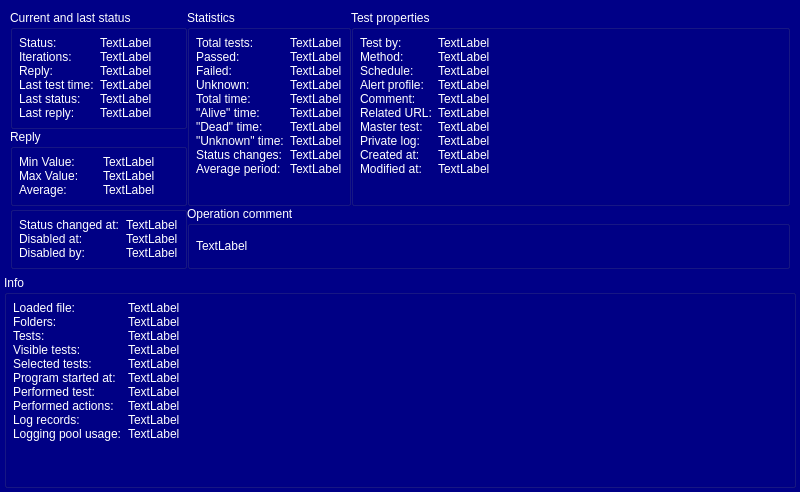
<?xml version="1.0" encoding="UTF-8"?>
<ui version="4.0">
 <class>MainInfoPaneWidget</class>
 <widget class="QWidget" name="MainInfoPaneWidget">
  <property name="geometry">
   <rect>
    <x>0</x>
    <y>0</y>
    <width>800</width>
    <height>492</height>
   </rect>
  </property>
  <property name="sizePolicy">
   <sizepolicy hsizetype="Expanding" vsizetype="Preferred">
    <horstretch>0</horstretch>
    <verstretch>0</verstretch>
   </sizepolicy>
  </property>
  <property name="palette">
   <palette>
    <active>
     <colorrole role="WindowText">
      <brush brushstyle="SolidPattern">
       <color alpha="255">
        <red>255</red>
        <green>255</green>
        <blue>255</blue>
       </color>
      </brush>
     </colorrole>
     <colorrole role="Text">
      <brush brushstyle="SolidPattern">
       <color alpha="255">
        <red>255</red>
        <green>255</green>
        <blue>255</blue>
       </color>
      </brush>
     </colorrole>
     <colorrole role="ButtonText">
      <brush brushstyle="SolidPattern">
       <color alpha="255">
        <red>255</red>
        <green>255</green>
        <blue>255</blue>
       </color>
      </brush>
     </colorrole>
     <colorrole role="Base">
      <brush brushstyle="SolidPattern">
       <color alpha="255">
        <red>0</red>
        <green>0</green>
        <blue>135</blue>
       </color>
      </brush>
     </colorrole>
     <colorrole role="Window">
      <brush brushstyle="SolidPattern">
       <color alpha="255">
        <red>0</red>
        <green>0</green>
        <blue>135</blue>
       </color>
      </brush>
     </colorrole>
     <colorrole role="ToolTipText">
      <brush brushstyle="SolidPattern">
       <color alpha="255">
        <red>255</red>
        <green>255</green>
        <blue>255</blue>
       </color>
      </brush>
     </colorrole>
    </active>
    <inactive>
     <colorrole role="WindowText">
      <brush brushstyle="SolidPattern">
       <color alpha="255">
        <red>255</red>
        <green>255</green>
        <blue>255</blue>
       </color>
      </brush>
     </colorrole>
     <colorrole role="Text">
      <brush brushstyle="SolidPattern">
       <color alpha="255">
        <red>255</red>
        <green>255</green>
        <blue>255</blue>
       </color>
      </brush>
     </colorrole>
     <colorrole role="ButtonText">
      <brush brushstyle="SolidPattern">
       <color alpha="255">
        <red>255</red>
        <green>255</green>
        <blue>255</blue>
       </color>
      </brush>
     </colorrole>
     <colorrole role="Base">
      <brush brushstyle="SolidPattern">
       <color alpha="255">
        <red>0</red>
        <green>0</green>
        <blue>135</blue>
       </color>
      </brush>
     </colorrole>
     <colorrole role="Window">
      <brush brushstyle="SolidPattern">
       <color alpha="255">
        <red>0</red>
        <green>0</green>
        <blue>135</blue>
       </color>
      </brush>
     </colorrole>
     <colorrole role="ToolTipText">
      <brush brushstyle="SolidPattern">
       <color alpha="255">
        <red>255</red>
        <green>255</green>
        <blue>255</blue>
       </color>
      </brush>
     </colorrole>
    </inactive>
    <disabled>
     <colorrole role="WindowText">
      <brush brushstyle="SolidPattern">
       <color alpha="255">
        <red>118</red>
        <green>118</green>
        <blue>117</blue>
       </color>
      </brush>
     </colorrole>
     <colorrole role="Text">
      <brush brushstyle="SolidPattern">
       <color alpha="255">
        <red>118</red>
        <green>118</green>
        <blue>117</blue>
       </color>
      </brush>
     </colorrole>
     <colorrole role="ButtonText">
      <brush brushstyle="SolidPattern">
       <color alpha="255">
        <red>118</red>
        <green>118</green>
        <blue>117</blue>
       </color>
      </brush>
     </colorrole>
     <colorrole role="Base">
      <brush brushstyle="SolidPattern">
       <color alpha="255">
        <red>0</red>
        <green>0</green>
        <blue>135</blue>
       </color>
      </brush>
     </colorrole>
     <colorrole role="Window">
      <brush brushstyle="SolidPattern">
       <color alpha="255">
        <red>0</red>
        <green>0</green>
        <blue>135</blue>
       </color>
      </brush>
     </colorrole>
     <colorrole role="ToolTipText">
      <brush brushstyle="SolidPattern">
       <color alpha="255">
        <red>255</red>
        <green>255</green>
        <blue>255</blue>
       </color>
      </brush>
     </colorrole>
    </disabled>
   </palette>
  </property>
  <property name="windowTitle">
   <string>Form</string>
  </property>
  <layout class="QVBoxLayout" name="verticalLayout_2">
   <property name="spacing">
    <number>0</number>
   </property>
   <property name="leftMargin">
    <number>4</number>
   </property>
   <property name="topMargin">
    <number>4</number>
   </property>
   <property name="rightMargin">
    <number>4</number>
   </property>
   <property name="bottomMargin">
    <number>4</number>
   </property>
   <item>
    <layout class="QGridLayout" name="gridStat">
     <property name="leftMargin">
      <number>6</number>
     </property>
     <property name="topMargin">
      <number>6</number>
     </property>
     <property name="rightMargin">
      <number>6</number>
     </property>
     <property name="bottomMargin">
      <number>6</number>
     </property>
     <item row="0" column="0">
      <widget class="QGroupBox" name="boxCurrentAndLastStatus">
       <property name="title">
        <string>Current and last status</string>
       </property>
       <layout class="QFormLayout" name="formLayout">
        <property name="horizontalSpacing">
         <number>6</number>
        </property>
        <property name="verticalSpacing">
         <number>0</number>
        </property>
        <property name="leftMargin">
         <number>6</number>
        </property>
        <property name="topMargin">
         <number>6</number>
        </property>
        <property name="rightMargin">
         <number>6</number>
        </property>
        <property name="bottomMargin">
         <number>6</number>
        </property>
        <item row="0" column="0">
         <widget class="QLabel" name="lblStatus">
          <property name="text">
           <string>Status:</string>
          </property>
         </widget>
        </item>
        <item row="0" column="1">
         <widget class="QLabel" name="valStatus">
          <property name="text">
           <string>TextLabel</string>
          </property>
         </widget>
        </item>
        <item row="1" column="0">
         <widget class="QLabel" name="lblIterations">
          <property name="text">
           <string>Iterations:</string>
          </property>
         </widget>
        </item>
        <item row="1" column="1">
         <widget class="QLabel" name="valIterations">
          <property name="text">
           <string>TextLabel</string>
          </property>
         </widget>
        </item>
        <item row="2" column="0">
         <widget class="QLabel" name="lblReply">
          <property name="text">
           <string>Reply:</string>
          </property>
         </widget>
        </item>
        <item row="2" column="1">
         <widget class="QLabel" name="valReply">
          <property name="text">
           <string>TextLabel</string>
          </property>
         </widget>
        </item>
        <item row="3" column="0">
         <widget class="QLabel" name="lblLastTestTime">
          <property name="text">
           <string>Last test time:</string>
          </property>
         </widget>
        </item>
        <item row="3" column="1">
         <widget class="QLabel" name="valLastTestTime">
          <property name="text">
           <string>TextLabel</string>
          </property>
         </widget>
        </item>
        <item row="4" column="0">
         <widget class="QLabel" name="lblLastStatus">
          <property name="text">
           <string>Last status:</string>
          </property>
         </widget>
        </item>
        <item row="4" column="1">
         <widget class="QLabel" name="valLastStatus">
          <property name="text">
           <string>TextLabel</string>
          </property>
         </widget>
        </item>
        <item row="5" column="0">
         <widget class="QLabel" name="lblLastReply">
          <property name="text">
           <string>Last reply:</string>
          </property>
         </widget>
        </item>
        <item row="5" column="1">
         <widget class="QLabel" name="valLastReply">
          <property name="text">
           <string>TextLabel</string>
          </property>
         </widget>
        </item>
       </layout>
      </widget>
     </item>
     <item row="0" column="1" rowspan="2">
      <widget class="QGroupBox" name="boxStatistics">
       <property name="title">
        <string>Statistics</string>
       </property>
       <layout class="QFormLayout" name="formLayout_4">
        <property name="verticalSpacing">
         <number>0</number>
        </property>
        <property name="leftMargin">
         <number>6</number>
        </property>
        <property name="topMargin">
         <number>6</number>
        </property>
        <property name="rightMargin">
         <number>6</number>
        </property>
        <property name="bottomMargin">
         <number>6</number>
        </property>
        <item row="0" column="0">
         <widget class="QLabel" name="lblTotalTests">
          <property name="text">
           <string>Total tests:</string>
          </property>
         </widget>
        </item>
        <item row="0" column="1">
         <widget class="QLabel" name="valTotalTests">
          <property name="text">
           <string>TextLabel</string>
          </property>
         </widget>
        </item>
        <item row="1" column="0">
         <widget class="QLabel" name="lblPassed">
          <property name="text">
           <string>Passed:</string>
          </property>
         </widget>
        </item>
        <item row="1" column="1">
         <widget class="QLabel" name="valPassed">
          <property name="text">
           <string>TextLabel</string>
          </property>
         </widget>
        </item>
        <item row="2" column="0">
         <widget class="QLabel" name="lblFailed">
          <property name="text">
           <string>Failed:</string>
          </property>
         </widget>
        </item>
        <item row="2" column="1">
         <widget class="QLabel" name="valFailed">
          <property name="text">
           <string>TextLabel</string>
          </property>
         </widget>
        </item>
        <item row="3" column="0">
         <widget class="QLabel" name="lblUnknown">
          <property name="text">
           <string>Unknown:</string>
          </property>
         </widget>
        </item>
        <item row="3" column="1">
         <widget class="QLabel" name="valUnknown">
          <property name="text">
           <string>TextLabel</string>
          </property>
         </widget>
        </item>
        <item row="4" column="0">
         <widget class="QLabel" name="lblTotalTime">
          <property name="text">
           <string>Total time:</string>
          </property>
         </widget>
        </item>
        <item row="4" column="1">
         <widget class="QLabel" name="valTotalTime">
          <property name="text">
           <string>TextLabel</string>
          </property>
         </widget>
        </item>
        <item row="5" column="0">
         <widget class="QLabel" name="lblAliveTime">
          <property name="text">
           <string>&quot;Alive&quot; time:</string>
          </property>
         </widget>
        </item>
        <item row="5" column="1">
         <widget class="QLabel" name="valAliveTime">
          <property name="text">
           <string>TextLabel</string>
          </property>
         </widget>
        </item>
        <item row="6" column="1">
         <widget class="QLabel" name="valDeadTime">
          <property name="text">
           <string>TextLabel</string>
          </property>
         </widget>
        </item>
        <item row="6" column="0">
         <widget class="QLabel" name="lblDeadTime">
          <property name="text">
           <string>&quot;Dead&quot; time:</string>
          </property>
         </widget>
        </item>
        <item row="7" column="0">
         <widget class="QLabel" name="lblUnknownTime">
          <property name="text">
           <string>&quot;Unknown&quot; time:</string>
          </property>
         </widget>
        </item>
        <item row="7" column="1">
         <widget class="QLabel" name="valUnknownTime">
          <property name="text">
           <string>TextLabel</string>
          </property>
         </widget>
        </item>
        <item row="8" column="0">
         <widget class="QLabel" name="lblStatusChanges">
          <property name="text">
           <string>Status changes:</string>
          </property>
         </widget>
        </item>
        <item row="8" column="1">
         <widget class="QLabel" name="valStatusChanges">
          <property name="text">
           <string>TextLabel</string>
          </property>
         </widget>
        </item>
        <item row="9" column="0">
         <widget class="QLabel" name="lblAveragePeriod">
          <property name="text">
           <string>Average period:</string>
          </property>
         </widget>
        </item>
        <item row="9" column="1">
         <widget class="QLabel" name="valAveragePeriod">
          <property name="text">
           <string>TextLabel</string>
          </property>
         </widget>
        </item>
       </layout>
      </widget>
     </item>
     <item row="0" column="2" rowspan="2">
      <widget class="QGroupBox" name="boxTestProperties">
       <property name="sizePolicy">
        <sizepolicy hsizetype="Expanding" vsizetype="Preferred">
         <horstretch>0</horstretch>
         <verstretch>0</verstretch>
        </sizepolicy>
       </property>
       <property name="title">
        <string>Test properties</string>
       </property>
       <layout class="QFormLayout" name="formLayout_5">
        <property name="verticalSpacing">
         <number>0</number>
        </property>
        <property name="leftMargin">
         <number>6</number>
        </property>
        <property name="topMargin">
         <number>6</number>
        </property>
        <property name="rightMargin">
         <number>6</number>
        </property>
        <property name="bottomMargin">
         <number>6</number>
        </property>
        <item row="0" column="0">
         <widget class="QLabel" name="lblTestBy">
          <property name="text">
           <string>Test by:</string>
          </property>
         </widget>
        </item>
        <item row="0" column="1">
         <widget class="QLabel" name="valTestBy">
          <property name="text">
           <string>TextLabel</string>
          </property>
         </widget>
        </item>
        <item row="1" column="0">
         <widget class="QLabel" name="lblMethod">
          <property name="text">
           <string>Method:</string>
          </property>
         </widget>
        </item>
        <item row="1" column="1">
         <widget class="QLabel" name="valMethod">
          <property name="text">
           <string>TextLabel</string>
          </property>
         </widget>
        </item>
        <item row="2" column="0">
         <widget class="QLabel" name="lblSchedule">
          <property name="text">
           <string>Schedule:</string>
          </property>
         </widget>
        </item>
        <item row="2" column="1">
         <widget class="QLabel" name="valSchedule">
          <property name="text">
           <string>TextLabel</string>
          </property>
         </widget>
        </item>
        <item row="3" column="0">
         <widget class="QLabel" name="lblAlertProfile">
          <property name="text">
           <string>Alert profile:</string>
          </property>
         </widget>
        </item>
        <item row="3" column="1">
         <widget class="QLabel" name="valAlertProfile">
          <property name="text">
           <string>TextLabel</string>
          </property>
         </widget>
        </item>
        <item row="4" column="0">
         <widget class="QLabel" name="lblComment">
          <property name="text">
           <string>Comment:</string>
          </property>
         </widget>
        </item>
        <item row="4" column="1">
         <widget class="QLabel" name="valComment">
          <property name="text">
           <string>TextLabel</string>
          </property>
         </widget>
        </item>
        <item row="5" column="0">
         <widget class="QLabel" name="lblRelatedUrl">
          <property name="text">
           <string>Related URL:</string>
          </property>
         </widget>
        </item>
        <item row="5" column="1">
         <widget class="QLabel" name="valRelatedUrl">
          <property name="text">
           <string>TextLabel</string>
          </property>
         </widget>
        </item>
        <item row="6" column="1">
         <widget class="QLabel" name="valMasterTest">
          <property name="text">
           <string>TextLabel</string>
          </property>
         </widget>
        </item>
        <item row="6" column="0">
         <widget class="QLabel" name="lblMasterTest">
          <property name="text">
           <string>Master test:</string>
          </property>
         </widget>
        </item>
        <item row="7" column="0">
         <widget class="QLabel" name="lblPrivateLog">
          <property name="text">
           <string>Private log:</string>
          </property>
         </widget>
        </item>
        <item row="7" column="1">
         <widget class="QLabel" name="valPrivateLog">
          <property name="text">
           <string>TextLabel</string>
          </property>
         </widget>
        </item>
        <item row="8" column="0">
         <widget class="QLabel" name="lblCreatedAt">
          <property name="text">
           <string>Created at:</string>
          </property>
         </widget>
        </item>
        <item row="8" column="1">
         <widget class="QLabel" name="valCreatedAt">
          <property name="text">
           <string>TextLabel</string>
          </property>
         </widget>
        </item>
        <item row="9" column="0">
         <widget class="QLabel" name="lblModifiedAt">
          <property name="text">
           <string>Modified at:</string>
          </property>
         </widget>
        </item>
        <item row="9" column="1">
         <widget class="QLabel" name="valModifiedAt">
          <property name="text">
           <string>TextLabel</string>
          </property>
         </widget>
        </item>
       </layout>
      </widget>
     </item>
     <item row="1" column="0">
      <widget class="QGroupBox" name="boxReply">
       <property name="title">
        <string>Reply</string>
       </property>
       <layout class="QFormLayout" name="formLayout_2">
        <property name="horizontalSpacing">
         <number>24</number>
        </property>
        <property name="verticalSpacing">
         <number>0</number>
        </property>
        <property name="leftMargin">
         <number>6</number>
        </property>
        <property name="topMargin">
         <number>6</number>
        </property>
        <property name="rightMargin">
         <number>6</number>
        </property>
        <property name="bottomMargin">
         <number>6</number>
        </property>
        <item row="0" column="0">
         <widget class="QLabel" name="lblMinValue">
          <property name="text">
           <string>Min Value:</string>
          </property>
         </widget>
        </item>
        <item row="0" column="1">
         <widget class="QLabel" name="valMinValue">
          <property name="text">
           <string>TextLabel</string>
          </property>
         </widget>
        </item>
        <item row="1" column="0">
         <widget class="QLabel" name="lblMaxValue">
          <property name="text">
           <string>Max Value:</string>
          </property>
         </widget>
        </item>
        <item row="1" column="1">
         <widget class="QLabel" name="valMaxValue">
          <property name="text">
           <string>TextLabel</string>
          </property>
         </widget>
        </item>
        <item row="2" column="0">
         <widget class="QLabel" name="lblAverage">
          <property name="text">
           <string>Average:</string>
          </property>
         </widget>
        </item>
        <item row="2" column="1">
         <widget class="QLabel" name="valAverage">
          <property name="text">
           <string>TextLabel</string>
          </property>
         </widget>
        </item>
       </layout>
      </widget>
     </item>
     <item row="2" column="0">
      <widget class="QGroupBox" name="boxTime">
       <layout class="QFormLayout" name="formLayout_3">
        <property name="verticalSpacing">
         <number>0</number>
        </property>
        <property name="leftMargin">
         <number>6</number>
        </property>
        <property name="topMargin">
         <number>6</number>
        </property>
        <property name="rightMargin">
         <number>6</number>
        </property>
        <property name="bottomMargin">
         <number>6</number>
        </property>
        <item row="0" column="0">
         <widget class="QLabel" name="lblStatusChangedAt">
          <property name="text">
           <string>Status changed at:</string>
          </property>
         </widget>
        </item>
        <item row="0" column="1">
         <widget class="QLabel" name="valStatusChangedAt">
          <property name="text">
           <string>TextLabel</string>
          </property>
         </widget>
        </item>
        <item row="1" column="0">
         <widget class="QLabel" name="lblDisabledAt">
          <property name="text">
           <string>Disabled at:</string>
          </property>
         </widget>
        </item>
        <item row="1" column="1">
         <widget class="QLabel" name="valDisabledAt">
          <property name="text">
           <string>TextLabel</string>
          </property>
         </widget>
        </item>
        <item row="2" column="1">
         <widget class="QLabel" name="valDisabledBy">
          <property name="text">
           <string>TextLabel</string>
          </property>
         </widget>
        </item>
        <item row="2" column="0">
         <widget class="QLabel" name="lblDisabledBy">
          <property name="text">
           <string>Disabled by:</string>
          </property>
         </widget>
        </item>
       </layout>
      </widget>
     </item>
     <item row="2" column="1" colspan="2">
      <widget class="QGroupBox" name="boxOperationComment">
       <property name="sizePolicy">
        <sizepolicy hsizetype="Expanding" vsizetype="Preferred">
         <horstretch>0</horstretch>
         <verstretch>0</verstretch>
        </sizepolicy>
       </property>
       <property name="title">
        <string>Operation comment</string>
       </property>
       <layout class="QVBoxLayout" name="verticalLayout">
        <property name="leftMargin">
         <number>6</number>
        </property>
        <property name="topMargin">
         <number>6</number>
        </property>
        <property name="rightMargin">
         <number>6</number>
        </property>
        <property name="bottomMargin">
         <number>6</number>
        </property>
        <item>
         <widget class="QLabel" name="valOperationComment">
          <property name="text">
           <string>TextLabel</string>
          </property>
         </widget>
        </item>
       </layout>
      </widget>
     </item>
    </layout>
   </item>
   <item>
    <widget class="QGroupBox" name="boxInfo">
     <property name="title">
      <string>Info</string>
     </property>
     <layout class="QFormLayout" name="formLayout_6">
      <property name="verticalSpacing">
       <number>0</number>
      </property>
      <property name="leftMargin">
       <number>6</number>
      </property>
      <property name="topMargin">
       <number>6</number>
      </property>
      <property name="rightMargin">
       <number>6</number>
      </property>
      <property name="bottomMargin">
       <number>6</number>
      </property>
      <item row="0" column="0">
       <widget class="QLabel" name="lblLoadedFile">
        <property name="text">
         <string>Loaded file:</string>
        </property>
       </widget>
      </item>
      <item row="0" column="1">
       <widget class="QLabel" name="valLoadedFile">
        <property name="text">
         <string>TextLabel</string>
        </property>
       </widget>
      </item>
      <item row="1" column="0">
       <widget class="QLabel" name="lblFolders">
        <property name="text">
         <string>Folders:</string>
        </property>
       </widget>
      </item>
      <item row="1" column="1">
       <widget class="QLabel" name="valFolders">
        <property name="text">
         <string>TextLabel</string>
        </property>
       </widget>
      </item>
      <item row="2" column="0">
       <widget class="QLabel" name="lblTests">
        <property name="text">
         <string>Tests:</string>
        </property>
       </widget>
      </item>
      <item row="2" column="1">
       <widget class="QLabel" name="valTests">
        <property name="text">
         <string>TextLabel</string>
        </property>
       </widget>
      </item>
      <item row="3" column="0">
       <widget class="QLabel" name="lblVisibleTests">
        <property name="text">
         <string>Visible tests:</string>
        </property>
       </widget>
      </item>
      <item row="3" column="1">
       <widget class="QLabel" name="valVisibleTests">
        <property name="text">
         <string>TextLabel</string>
        </property>
       </widget>
      </item>
      <item row="4" column="0">
       <widget class="QLabel" name="lblSelectedTests">
        <property name="text">
         <string>Selected tests:</string>
        </property>
       </widget>
      </item>
      <item row="4" column="1">
       <widget class="QLabel" name="valSelectedTests">
        <property name="text">
         <string>TextLabel</string>
        </property>
       </widget>
      </item>
      <item row="5" column="0">
       <widget class="QLabel" name="lblProgramStarted">
        <property name="text">
         <string>Program started at:</string>
        </property>
       </widget>
      </item>
      <item row="5" column="1">
       <widget class="QLabel" name="valProgramStarted">
        <property name="text">
         <string>TextLabel</string>
        </property>
       </widget>
      </item>
      <item row="6" column="0">
       <widget class="QLabel" name="lblPerformedTests">
        <property name="text">
         <string>Performed test:</string>
        </property>
       </widget>
      </item>
      <item row="6" column="1">
       <widget class="QLabel" name="valPerformedTests">
        <property name="text">
         <string>TextLabel</string>
        </property>
       </widget>
      </item>
      <item row="7" column="0">
       <widget class="QLabel" name="lblPerformedActions">
        <property name="text">
         <string>Performed actions:</string>
        </property>
       </widget>
      </item>
      <item row="7" column="1">
       <widget class="QLabel" name="valPerformedActions">
        <property name="text">
         <string>TextLabel</string>
        </property>
       </widget>
      </item>
      <item row="8" column="0">
       <widget class="QLabel" name="lblLogRecords">
        <property name="text">
         <string>Log records:</string>
        </property>
       </widget>
      </item>
      <item row="8" column="1">
       <widget class="QLabel" name="valLogRecords">
        <property name="text">
         <string>TextLabel</string>
        </property>
       </widget>
      </item>
      <item row="9" column="0">
       <widget class="QLabel" name="lblLoggingPoolUsage">
        <property name="text">
         <string>Logging pool usage:</string>
        </property>
       </widget>
      </item>
      <item row="9" column="1">
       <widget class="QLabel" name="valLoggingPoolUsage">
        <property name="text">
         <string>TextLabel</string>
        </property>
       </widget>
      </item>
     </layout>
    </widget>
   </item>
  </layout>
 </widget>
 <resources/>
 <connections/>
</ui>
